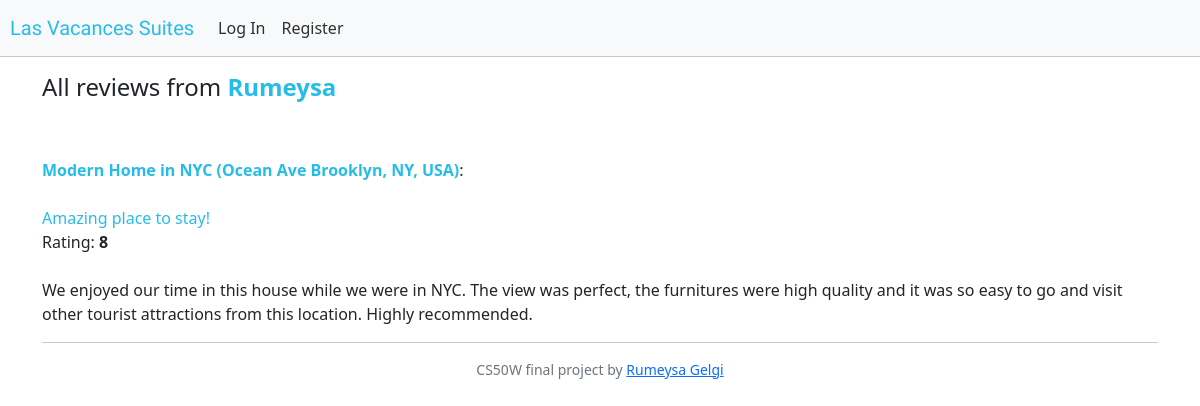
The app's page /profile/Rumeysa/reviews with its own data.
### lasvacances/models.py (models this page shows, shortened)
class User(AbstractUser):
    avatar = models.URLField()

class Review(models.Model):
    title = models.CharField(max_length=255, blank=False)
    suite = models.ForeignKey("Suite", on_delete=models.CASCADE, related_name="reviewed")
    author = models.ForeignKey("User", on_delete=models.CASCADE, related_name="reviews")
    review = models.TextField(blank=False)
    rating = models.IntegerField(blank=False)

class Suite(models.Model):
    title = models.CharField(max_length=255, blank=False)
    address = models.CharField(max_length=255, blank=False)
    details = models.TextField(blank=False)
    image = models.URLField(blank=False)
    price = models.CharField(max_length=50, blank=False)

### lasvacances/views.py (the view)
# urls.py: path("profile/<str:username>/reviews", views.user_reviews, name="user_reviews"),
@csrf_exempt
def user_reviews(request, username):
    if request.method == "GET":
        try:
            requested_user = User.objects.get(username=username)
        except User.DoesNotExist:
            messages.error(request, f'Username "{username}" not found')
            return render(request, "lasvacances/apology.html", status=500)
        user_reviews = Review.objects.filter(author=requested_user).order_by('-id')
        return render(request, "lasvacances/user_reviews.html", {
            "requested_user": requested_user,
            "reviews": user_reviews
        })

### lasvacances/templates/lasvacances/user_reviews.html (shortened to what this page needs)
{% extends "lasvacances/layout.html" %}
{% load static %}
{% block body %}
    <div class="container">
        <h4><span class="">All reviews from <a class="link" href="{% url 'profile' requested_user.username %}"><strong>{{requested_user.username}}</strong></a></span></h4>
        <br>
        <br>
        {% for review in reviews %}
            <a class="link" href="{% url 'suite' review.suite.id %}"><strong>{{review.suite.title}} ({{review.suite.address}})</strong></a>:
            <br>
            <br>
            <a class="link" href="{% url 'review' review.id %}">{{review.title}}</a>
            <br>
            Rating: <strong>{{review.rating}}</strong>
            <br>
            <br>
            {{review.review}}
            <br>
            <hr>
        {% empty %}
            No reviews yet.
        {% endfor %}
    </div>
{% endblock %}

### lasvacances/static/lasvacances/styles.css (style rules this page uses)
.link { text-decoration: none; color: rgb(38, 188, 233); }

### records on screen
User: username "Rumeysa"
Review: suite "Modern Home in NYC", suite.address "Ocean Ave Brooklyn, NY, USA", title "Amazing place to stay!", rating "8", review "We enjoyed our time in this house while we were in NYC. The view was perfect, the furnitures were high quality and it was so easy to go and visit other tourist attractions from this location. Highly recommended."
